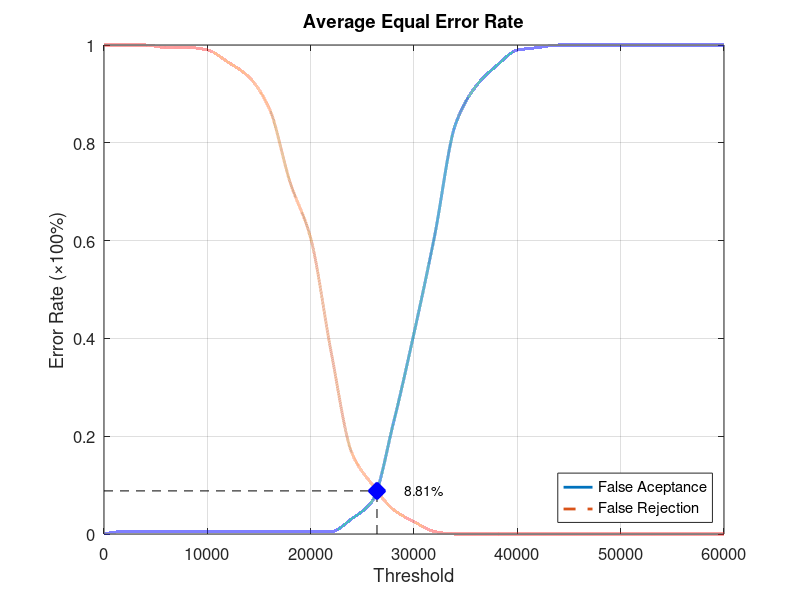
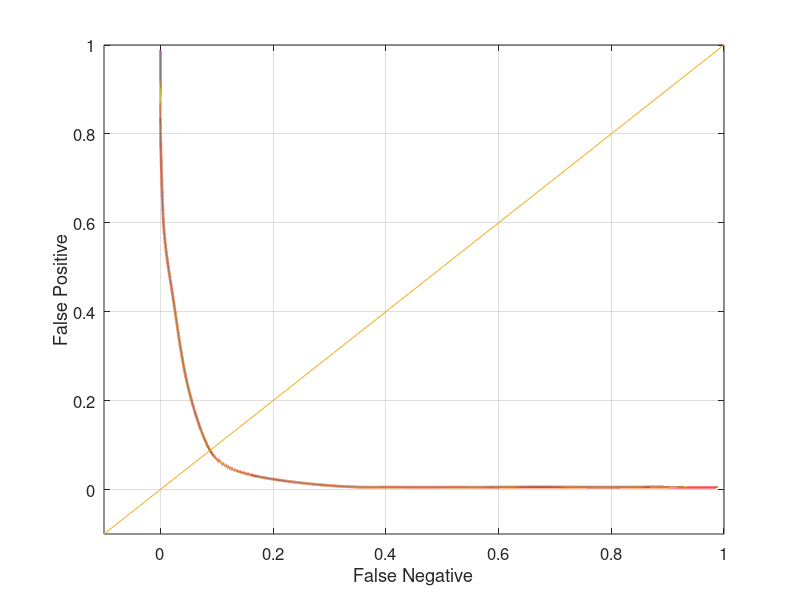

The MATLAB source for these figures, in order:
function yEER = Database2_3
close all;
clear;
clc;
x = 0:2000:60000;
xq = 0:0.5:60000;

y0 = [0 0.00526316 0.00526316 0.00526316 0.00526316 0.00526316 0.00526316 0.00526316 0.00526316 0.00526316 0.00526316 0.00526316 0.0315789 0.0684211 0.226316 0.410526 0.610526 0.836842 0.915789 0.957895 0.989474 0.994737 1 1 1 1 1 1 1 1 1];
yy0 = interp1(x, y0, xq, 'pchip');
y1 = [1 1 1 0.995 0.995 0.99 0.965 0.935 0.87 0.72 0.605 0.37 0.165 0.1 0.05 0.025 0.005 0 0 0 0 0 0 0 0 0 0 0 0 0 0];
yy1 = interp1(x, y1, xq, 'pchip');

% Calculating EER: 
y2 = abs(y0 - y1);
find(y2 == min(y2))
yy2 = abs(yy0 - yy1);
xEER = find(yy2 == min(yy2));
xEERIndex = xq(xEER) % X-axis EER
yEER = yy0(xEER) % Y-axis EER

main = figure
plot(xq, yy0,'-','LineWidth', 2);	hold on
plot(xq, yy1,'--','LineWidth', 2);	hold on
plot([xEERIndex xEERIndex], [0 yEER], 'k--');	hold on
plot([0 xEERIndex], [yEER yEER], 'k--');	hold on
plot(xEERIndex, yEER, 'bx', 'LineWidth', 10);	hold on
text(xEERIndex + 10 * xEERIndex / 100, yEER, [num2str(round((10000 * yEER)) / 100) '%'])
legend('False Aceptance', 'False Rejection', 'Location', 'SouthEast')
xlabel('Threshold')
ylabel('Error Rate (\times100%)')
title('Average Equal Error Rate')
set(gca, 'FontSize', 12)
axis([0 60000 0 1])
grid on

print(main, 'Database2_3Main', '-dpng');
FNRxFPR = figure('Color', [1 1 1]);
plot(yy1, yy0, '-', yy1, yy0, 'LineWidth', 2);
hold on
y = -0.1:0.1:1
plot(y, y); 
set(gca, 'FontSize', 12)
xlabel('False Negative')
ylabel('False Positive')
axis([-0.1 1 -0.1 1])
set(gca, 'FontSize', 12)
grid on

print(FNRxFPR, 'Database2_3FNRxFPR','-dpng');
end
